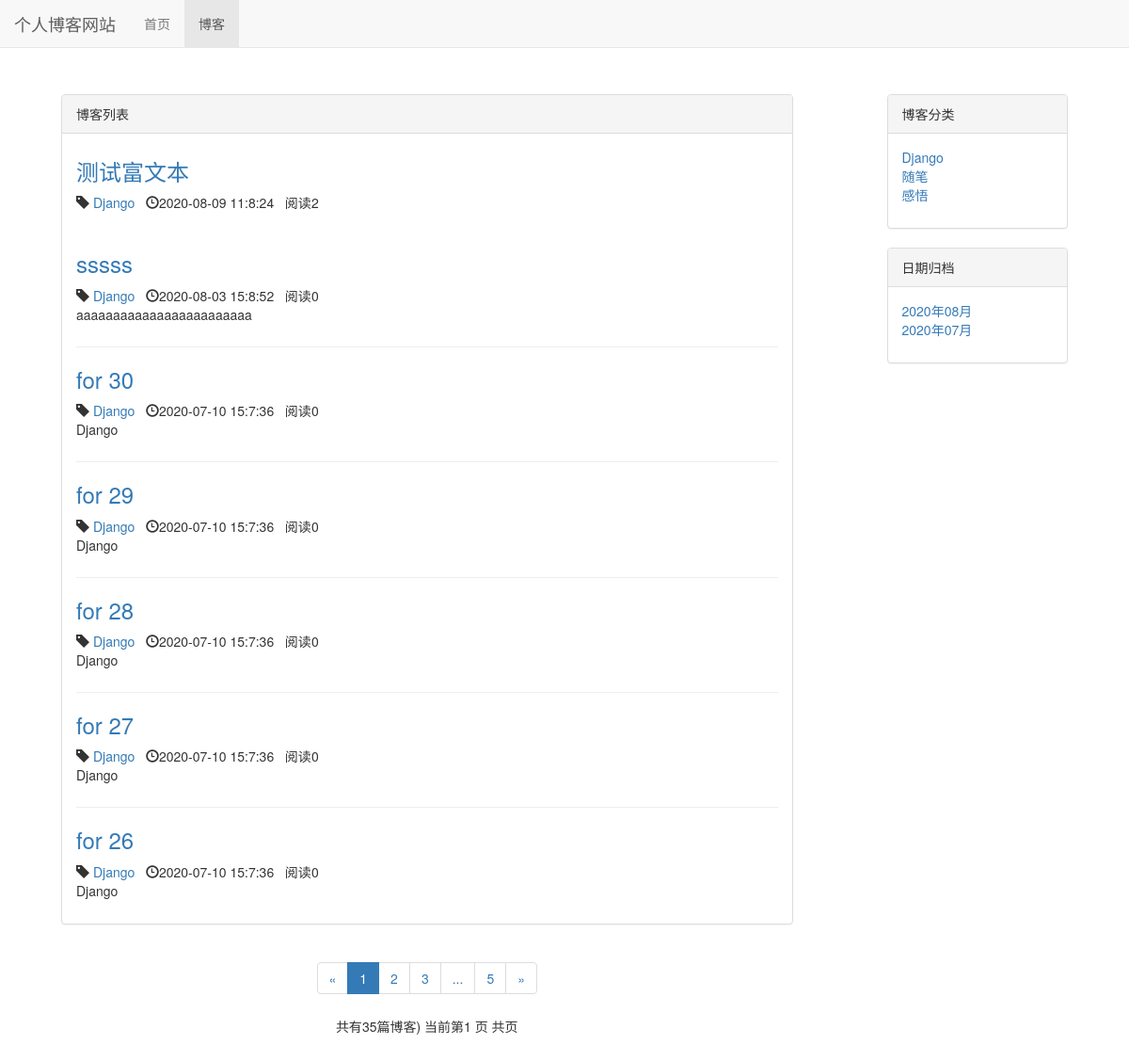
Screenshot of /blog/ with the database file from the repository.
### blog/models.py (models this page shows, shortened)
class Blog(models.Model):
    title = models.CharField(max_length=50)
    blog_type = models.ForeignKey(BlogType,on_delete=models.DO_NOTHING,default=1)
    content = RichTextUploadingField()
    author = models.ForeignKey(User,on_delete=models.DO_NOTHING)
    readed_num = models.IntegerField(default=0)
    created_time = models.DateTimeField(auto_now_add = True)
    last_updated_time = models.DateTimeField(auto_now = True)
    class Meta:
        ordering = ["-created_time"]

class BlogType(models.Model):
    type_name = models.CharField(max_length=15)
    def __str__(self):
        return self.type_name

### blog/views.py (the view)
# urls.py: path('',views.blog_list,name = 'blog_list'),
def blog_list(request):
    blogs_all_list = Blog.objects.all()
    context = get_blog_list_common_data(request,blogs_all_list)
    return render_to_response('blog/blog_list.html',context)

### blog/templates/blog/blog_list.html (shortened to what this page needs)
{% extends 'base.html' %}
{% load staticfiles %}
{% block header_extends %}
<link rel ="stylesheet" href="{% static 'blog/blog.css' %}">
{% endblock %}
{% block nav_blog_active %}active{% endblock %}
{% block content %}
<div class="container">
    <div class="row">
        <div class="col-md-9" >
            <div class="panel panel-default">
                <div class="panel-heading">{% block blog_list_title %}博客列表 {% endblock %}</div>
                <div class="panel-body">
                    {% for blog in blogs %}
                    <div class="blog">
                        <h3><a href="{% url 'blog_detail' blog.pk %}">{{  blog.title  }}</a></h3>
                        <p class="blog-info">
                            <span class="glyphicon glyphicon-tag"></span>
                            <a href="{% url 'blogs_with_type' blog.blog_type.pk %}">{{  blog.blog_type }}</a>&nbsp;&nbsp;
                            <span class="glyphicon glyphicon-time"></span>{{ blog.created_time|date:"Y-m-d H:n:s" }}&nbsp;&nbsp;
                            阅读{{ blog.readed_num }}
                        </p>
                        <p>{{  blog.content|truncatechars:30|safe   }}</p>
                    </div>
                {% empty %}
                    <p>———暂无博客 敬请期待———</p>
                {% endfor %}
            </div>
            </div>
            <div  class="paginator">
                    <ul class="pagination">
                      <li>
                            {% if page_of_blogs.has_previous %}
                                <a href="?page=page_of_blogs.paginator.previous_page_number" aria-label="Previous"><span aria-hidden="true">&laquo;</span></a>
                            {% else %}
                                <span aria-hidden="true">&laquo;</span>
                            {% endif %}
                      </li>
                    {% for page_num in page_range %}
                        {% if page_num == page_of_blogs.number %}
                            <li class="active"><span>{{ page_num }}</span></li>
                        {% else %}
                            {% if page_num == '...' %}
                            <li ><span>{{ page_num }}</span></li>
                            {% else %}
                            <li><a href="?page={{  page_num  }}">{{ page_num }}</a></li>
                            {% endif %}
                        {% endif %}
                    {% endfor %}
                      <li>
                        {% if page_of_blogs.has_next %}
                                <a href="?page={{page_of_blogs.paginator.next_page_number}}" aria-label="Next"><span aria-hidden="true">&raquo;</span></a>
                        {% else %}
                                <span aria-hidden="true">&raquo;</span>
                        {% endif %}
                      </li>
                    </ul>
                    <p>
                        共有{{ page_of_blogs.paginator.count }}篇博客)
                        当前第{{page_of_blogs.number}} 页
                        共{{page_of_blogs.pagination.num_pages}}页
                    </p>
            </div>
        </div>
        <div class="col-md-3">
            <div class="panel panel-default">
                <div class="panel-heading">博客分类</div>
                    <div class="panel-body">
                        <ul class='blog-types'>
                            {% for blog_type in blog_types %}
                                <li><a href="{% url 'blogs_with_type' blog_type.pk %}">{{blog_type.type_name}}</a></li>
                            {% empty %}
                                <li>暂无分类</li>
                            {% endfor %}
                        </ul>
                    </div>
            </div>
            <div class="panel panel-default">
                <div class="panel-heading">
                    日期归档
                </div>
                <div class="panel-body">
                    <ul>
                        {% for blog_date in blog_dates %}
                            <li>
                                <a href="{% url 'blogs_with_data' blog_date.year blog_date.month %}">{{blog_date|date:"Y年m月"}}</a>
                        {% endfor %}
                    </ul>
                </div>
            </div>
        </div>
    </div>
</div>
{% endblock %}

### static/base.css (style rules this page uses)
* { margin: 0; padding: 0; }
body { margin-top: 50px!important; }

### blog/static/blog/blog.css (style rules this page uses)
ul.blog-types { list-style-type: none; }
div.col-md-9 { padding: 50px; }
div.col-md-3 { padding: 50px; }
div.blog:not(:last-child) { margin-bottom: 1.5em; padding-bottom: 1em; border-bottom: 1px solid #eee; }
div.blog h3 { margin-top: 0.5em; }
div.blog p.blog-info { margin-bottom: 0; }
div.paginator { text-align: center; }
ul { list-style-type: none; }

### rows the page displays
Blog: title "测试富文本", blog_type "Django", created_time "2020-08-09 11:8:24", readed_num "2"
Blog: title "sssss", blog_type "Django", created_time "2020-08-03 15:8:52", readed_num "0", content "aaaaaaaaaaaaaaaaaaaaaaaa"
Blog: title "for 30", blog_type "Django", created_time "2020-07-10 15:7:36", readed_num "0", content "Django"
Blog: title "for 29", blog_type "Django", created_time "2020-07-10 15:7:36", readed_num "0", content "Django"
Blog: title "for 28", blog_type "Django", created_time "2020-07-10 15:7:36", readed_num "0", content "Django"
Blog: title "for 27", blog_type "Django", created_time "2020-07-10 15:7:36", readed_num "0", content "Django"
Blog: title "for 26", blog_type "Django", created_time "2020-07-10 15:7:36", readed_num "0", content "Django"
BlogType: type_name "Django"
BlogType: type_name "随笔"
BlogType: type_name "感悟"

### other values shown
{{ page_num }} "1"
{{ page_num }} "2" "3" "5"
{{ page_num }} "..."
{{ page_of_blogs.paginator.count }} "35"
{{ page_of_blogs.number }} "1"
{{ blog_date|date:"Y年m月" }} "2020年08月" "2020年07月"
